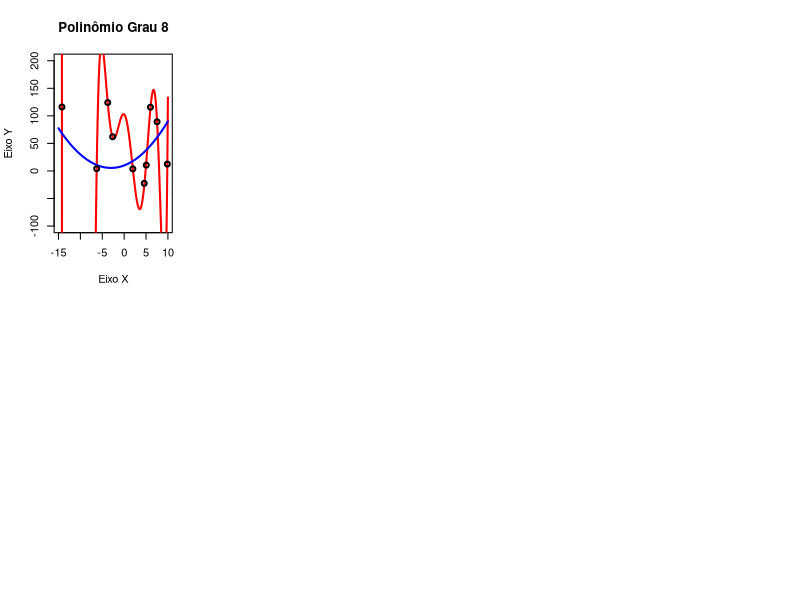

Recreate this plot in R.
rm(list = ls())
# dev.off()

POLYNOMIAL_DEGREE <- 8

library("corpcor") # usado para função da pseudoinversa

fgx <- function(xin) {
    (0.5 * xin^2) + (3 * xin) + 10
}

X <- runif(n = 10, min = -15, max = 10) # vetor aleatorio
Y <- fgx(X) + 10 * rnorm(length(X), mean = 0, sd = 4) # dados de aprendizado



switch(POLYNOMIAL_DEGREE,
    H <- cbind(X^1, X^0),
    H <- cbind(X^2, X^1, X^0),
    H <- cbind(X^3, X^2, X^1, X^0),
    H <- cbind(X^4, X^3, X^2, X^1, X^0),
    H <- cbind(X^5, X^4, X^3, X^2, X^1, X^0),
    H <- cbind(X^6, X^5, X^4, X^3, X^2, X^1, X^0),
    H <- cbind(X^7, X^6, X^5, X^4, X^3, X^2, X^1, X^0),
    H <- cbind(X^8, X^7, X^6, X^5, X^4, X^3, X^2, X^1, X^0),
)

# %*% é multiplicação matricial
w <- pseudoinverse(H) %*% Y

# aqui, w sao os parametros aprendidos. (vetor de parametros w)

## --- aprendizado da RNA se encerra aqui. --- ##
##  agora, é somente teste com os parametros aprendidos w

xgrid <- seq(-15, 10, 0.1)
ygrid <- ((0.5 * xgrid^2) + (3 * xgrid) + 10)

switch(POLYNOMIAL_DEGREE,
    Hgrid <- cbind(xgrid^1, xgrid^0),
    Hgrid <- cbind(xgrid^2, xgrid^1, xgrid^0),
    Hgrid <- cbind(xgrid^3, xgrid^2, xgrid^1, xgrid^0),
    Hgrid <- cbind(xgrid^4, xgrid^3, xgrid^2, xgrid^1, xgrid^0),
    Hgrid <- cbind(xgrid^5, xgrid^4, xgrid^3, xgrid^2, xgrid^1, xgrid^0),
    Hgrid <- cbind(xgrid^6, xgrid^5, xgrid^4, xgrid^3, xgrid^2, xgrid^1, xgrid^0),
    Hgrid <- cbind(xgrid^7, xgrid^6, xgrid^5, xgrid^4, xgrid^3, xgrid^2, xgrid^1, xgrid^0),
    Hgrid <- cbind(xgrid^8, xgrid^7, xgrid^6, xgrid^5, xgrid^4, xgrid^3, xgrid^2, xgrid^1, xgrid^0),
)

yhatgrid <- Hgrid %*% w

# yhatgrid é y chapeu: é a saida aprendida da maquina
par(mfrow = c(2, 4))
plot(
    NULL,
    main = if (POLYNOMIAL_DEGREE == 1) {
        "Polinômio Grau 1"
    } else if (POLYNOMIAL_DEGREE == 2) {
        "Polinômio Grau 2"
    } else if (POLYNOMIAL_DEGREE == 3) {
        "Polinômio Grau 3"
    } else if (POLYNOMIAL_DEGREE == 4) {
        "Polinômio Grau 4"
    } else if (POLYNOMIAL_DEGREE == 5) {
        "Polinômio Grau 5"
    } else if (POLYNOMIAL_DEGREE == 6) {
        "Polinômio Grau 6"
    } else if (POLYNOMIAL_DEGREE == 7) {
        "Polinômio Grau 7"
    } else if (POLYNOMIAL_DEGREE == 8) {
        "Polinômio Grau 8"
    },
    xlab = "Eixo X",
    ylab = "Eixo Y",
    ylim = c(-100, 200),
    xlim = c(-15, 10)
)
lines(xgrid, yhatgrid, col = "red", lwd = 2)
lines(xgrid, ygrid, col = "blue", lwd = 2)
points(X, Y, col = "black", lwd = 2)

# legend(
#     "bottom",
#     inset = c(-0.3, 0.1),
#     legend = c(
#         "Função geradora",
#         "Polinômio aprendido pela RNA",
#         "Dados de amostragem"
#     ),
#     fill = c("blue", "red", "black")
# )
